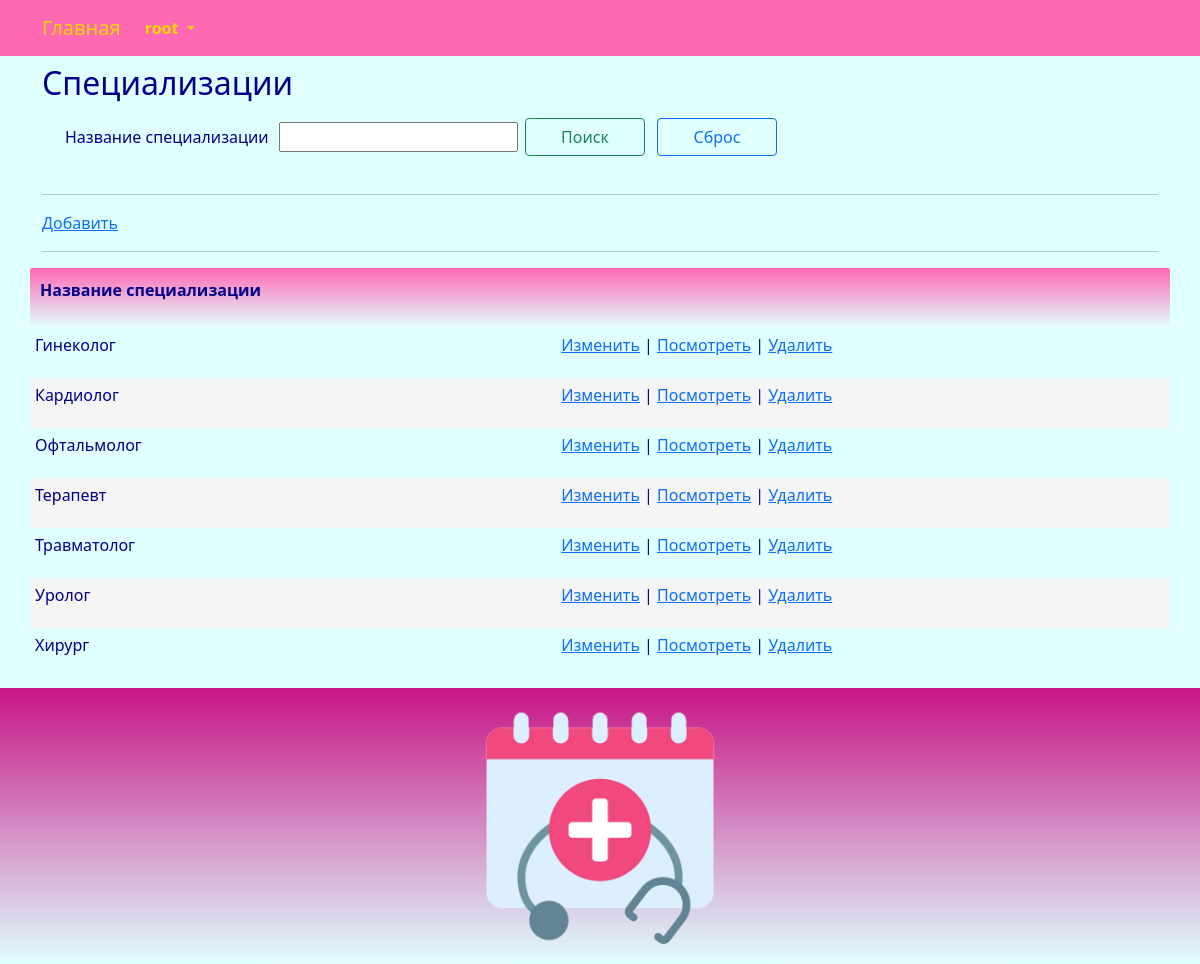
The page /specialization/index/ (signed in) on the database its author committed.
### center/models.py (models this page shows, shortened)
class Specialization(models.Model):
    specialization_title = models.CharField(_('specialization_title'), max_length=255, unique=True)
    class Meta:
        db_table = 'specialization'
        ordering = ['specialization_title']

### center/views.py (the view)
# urls.py: path('specialization/index/', views.specialization_index, name='specialization_index'),
@login_required
@user_passes_test(lambda u: u.is_superuser)
def specialization_index(request):
    try:
        specialization = Specialization.objects.all().order_by('specialization_title')
        if request.method == "POST":
            if 'searchBtn' in request.POST:
                title_search = request.POST.get("title_search")
                if title_search != '':
                    specialization = specialization.filter(specialization_title__contains = title_search)
                return render(request, "specialization/index.html", {"specialization": specialization,  "title_search": title_search })
            else:
                return render(request, "specialization/index.html", {"specialization": specialization, })
        else:
            return render(request, "specialization/index.html", {"specialization": specialization, })
        return render(request, "specialization/index.html", {"specialization": specialization,})
    except Exception as exception:
        print(exception)
        return HttpResponse(exception)

### templates/specialization/index.html (shortened to what this page needs)
{% extends "base.html" %}
{% load i18n %}
{% block content %}
<h2>{% trans "specializations" %}</h2>
<div class="row" style="margin: 10px">
	<form method="POST" enctype="multipart/form-data">
		<table>
			<tbody>
				<tr>
					<td>
						<p>{% trans "specialization_title" %} &nbsp;</p>
					</td>
					<td>
						<p><input type="search" value="{{title_search}}" name="title_search"></p>
					</td>
					<td>
						<p><button class="btn btn-outline-success" name="searchBtn" style="width:120px; margin:5px">{% trans "Search" %}</button></p>
					</td>
					<td>
						<p><button class="btn btn-outline-primary" name="resetBtn" type="submit" onClick="window.location.reload();" style="width:120px; margin:5px">{% trans "Reset" %}</button></p>
					</td>
				</tr>
			</tbody>
		</table>
	</form>
</div>
<hr>
<p><a href="{% url 'specialization_create'%}">{% trans "Add" %}</a></p>
<hr>
{% if specialization.count > 0 %}
<div class="row">
	<table id="myTable" class="table-manager" style="width:100%">
		<thead>
			<tr>
				<th><p>{% trans "specialization_title" %}</p></th>
				<th><p></p></th>
			</tr>
		</thead>
		<tbody>
			{% for e in specialization %}
			<tr>
				<td><p>{{ e.specialization_title }}</p></td>
				<td>
					<p>
					<a href="{% url 'specialization_edit' e.id %}">{% trans "Change" %}</a> |
					<a href="{% url 'specialization_read' e.id %}">{% trans "View" %}</a> |
					<a onclick="return confirm('Удалить запись?')" href="{% url 'specialization_delete' e.id %}">{% trans "Delete" %}</a>
					</p>
				</td>
			</tr>
			{% endfor %}
		</tbody>
	</table>
</div>
{% endif %}
{% endblock content %}

### templates/base.html (shortened to what this page needs)
<!DOCTYPE html>
{% load static %}
{% load i18n %}
<html>
	<head>
		<link rel="stylesheet" href="{% static 'css/bootstrap.min.css' %}">
		<link rel="stylesheet" href="{% static 'css/styles.css' %}" />
	</head>
	<nav class="navbar navbar-expand-lg justify-content-center">
		<div class="container">
			<div class="collapse navbar-collapse" id="mainMenu">
				<ul class="navbar-nav me-auto mb-2 mb-lg-0">
					<a class="navbar-brand" href="{{ HTTP_HOST }}/">{% trans "Home" %}</a>
					{% if user.is_authenticated %}
					<li class="nav-item dropdown">
						<a class="nav-link dropdown-toggle" href="#" id="navbarDropdown" role="button" data-bs-toggle="dropdown" aria-expanded="false">
							{{ user.username }}
						</a>
					</li>
					{% else %}
					<form class="form-inline ml-auto">
						<a href="{% url 'login' %}" class="btn btn-outline-secondary">{% trans "Log In" %}</a>
						<a href="{% url 'signup' %}" class="btn btn-primary ml-2">{% trans "Sign up" %}</a>
					</form>
					{% endif %}
				</ul>
			</div>
		</div>
	</nav>
	<body>
		<div class="container">
			{% block content%}{% endblock content %}
		</div>
	</body>
	<footer class="container-fluid text-center bg-lightgray">
		<div class="copyrights">
			<img src="{% static 'images/logo.png' %}" alt="logo" style="height:256px; padding: 10px;">
		</div>
	</footer>
</html>

### static/css/styles.css (style rules this page uses)
:root { --navbar-background-color: HotPink; --navbar-text-color: Gold; --main-background-color-light: LightCyan; --main-background-color-dark: HotPink; --main-text-color: DarkBlue; --main-header-color: DarkBlue; --main-text-attention-color: Purple; --footer-background-color-light: LightCyan; --footer-background-color-dark: MediumVioletRed; --footer-text-color: Teal; --card-background-color-light: Pink; --card-background-color-dark: HotPink; --card-text-color: SeaGreen; --table-background-color-light: LightCyan; --table-background-color-dark: #F5F5F5; --table-text-color: DarkBlue; --star-size: 30px; --star-color: LightYellow; --star-background: Yellow ; }
.navbar { background-color: var(--navbar-background-color); color: var(--navbar-text-color); }
.navbar .navbar-nav, .navbar .navbar-nav .navbar-text { color: var(--navbar-text-color); }
.navbar ul { background-color: var(--navbar-background-color); color: var(--navbar-text-color); }
.navbar li { background-color: var(--navbar-background-color); color: var(--navbar-text-color); }
.navbar a { background-color: var(--navbar-background-color); color: var(--navbar-text-color); }
.navbar-brand { background-color: var(--navbar-background-color); color: var(--navbar-text-color); }
.nav-item { background-color: var(--navbar-background-color); color: var(--navbar-text-color); font-weight: bold; }
body { background-color: var(--main-background-color-light); }
h1, h2, h3, h4, h5, h6 { color: var(--main-header-color); }
p, ul, li, label { color: var(--main-text-color); }
.table-manager { background-color: var(--main-background-color-light); width: 100%; }
.table-manager tbody { background-color: var(--main-background-color-light); border: none; margin-top: 20px; margin-bottom: 20px; }
.table-manager thead th { color: var(--main-text-color); font-weight: bold; text-align: left; padding: 10px; background-image: linear-gradient(top, var(--main-background-color-dark), var(--main-background-color-light)); background-image: -o-linear-gradient(top, var(--main-background-color-dark), var(--main-background-color-light)); background-image: -moz-linear-gradient(top, var(--main-background-color-dark), var(--main-background-color-light)); background-image: -webkit-linear-gradient(top, var(--main-background-color-dark), var(--main-background-color-light)); }
.table-manager thead tr th:first-child { border-radius: 2px 0 0 2px; }
.table-manager thead tr th:last-child { border-radius: 0 2px 2px 0; }
.table-manager tbody td { text-align: left; border: none; padding: 5px 5px; vertical-align: top; }
.table-manager tbody tr:nth-child(odd) { background: var(--table-background-color-light); }
.table-manager tbody tr:nth-child(even) { background: var(--table-background-color-dark); }
.table-manager tbody tr td:first-child { border-radius: 2px 0 0 2px; }
.table-manager tbody tr td:last-child { border-radius: 0 2px 2px 0; }
footer { background-image: linear-gradient(top, var(--footer-background-color-dark), var(--footer-background-color-light)); background-image: -o-linear-gradient(top, var(--footer-background-color-dark), var(--footer-background-color-light)); background-image: -moz-linear-gradient(top, var(--footer-background-color-dark), var(--footer-background-color-light)); background-image: -webkit-linear-gradient(top, var(--footer-background-color-dark), var(--footer-background-color-light)); margin-top: 10px; padding: 10px; }

### rows shown on the page
Specialization: specialization_title "Гинеколог"
Specialization: specialization_title "Кардиолог"
Specialization: specialization_title "Офтальмолог"
Specialization: specialization_title "Терапевт"
Specialization: specialization_title "Травматолог"
Specialization: specialization_title "Уролог"
Specialization: specialization_title "Хирург"

### other values the page prints
{{ user.username }} "root"
